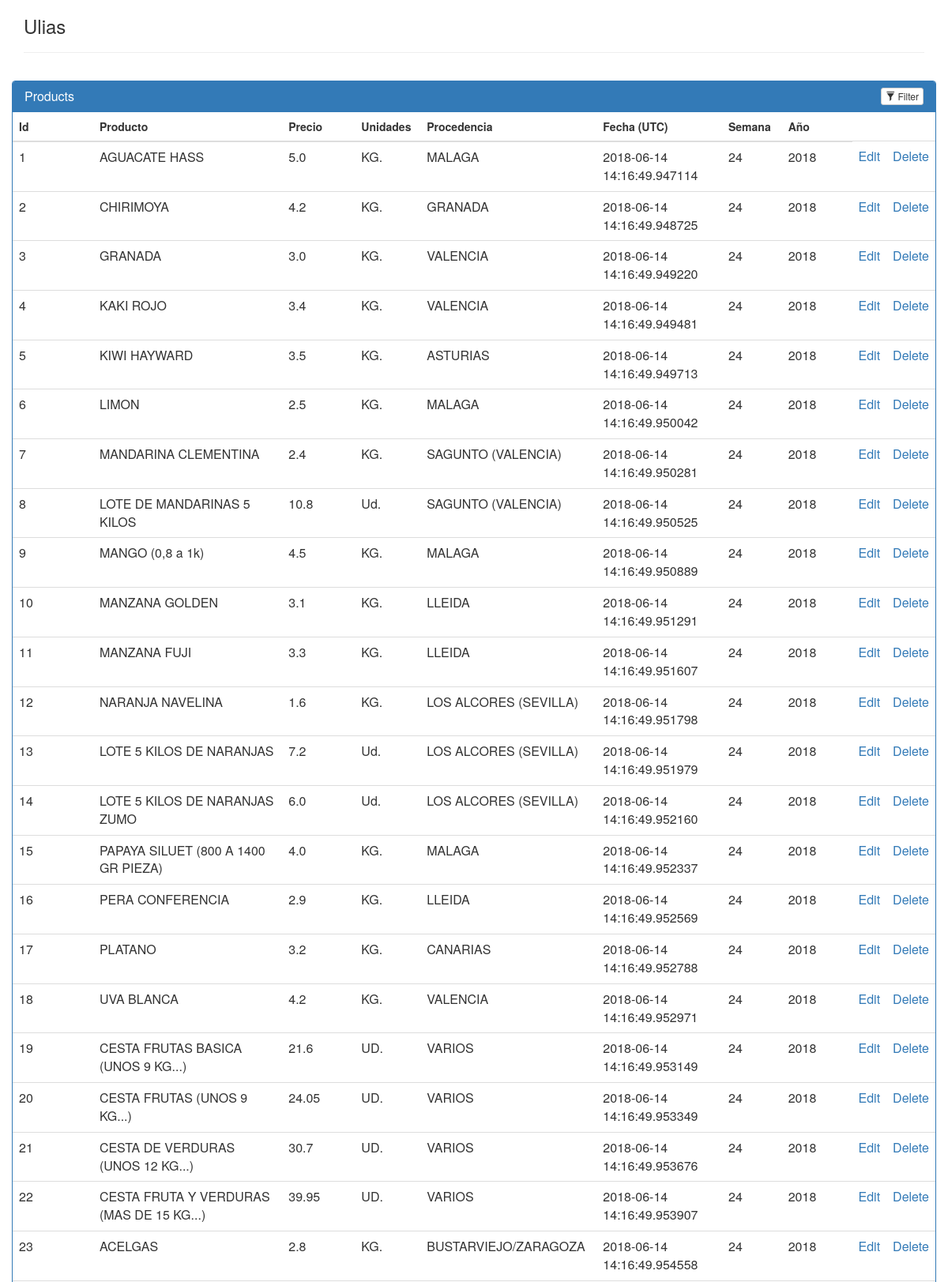
Page /agricultores/1/ (signed in, upper part) on the committed database.
### application/models.py (models this page shows, shortened)
class Agricultor(db.Model):
	__tablename__ = 'agricultor'
	name = db.Column(db.String(80), nullable = False)
	id = db.Column(db.Integer, primary_key = True)
	def __init__(self, name):
		self.name = name
	def __repr__(self):
		return '<Agricultor %r>' % self.name

class Productos(db.Model):
	__tablename__ = 'productos'
	product_id = db.Column(db.Integer, primary_key=True, autoincrement=True, nullable=False)
	units = db.Column(db.String(80))
	product_title = db.Column(db.String(80))
	location_origin = db.Column(db.String(80))
	unit_price = db.Column(db.Float(8))
	amount = db.Column(db.Float(8))
	current_price = db.Column(db.Float(8))
	created_date = db.Column(db.DateTime, default=datetime.datetime.utcnow)
	week = db.Column(db.Integer, default=date.today().isocalendar()[1])
	year = db.Column(db.Integer, default=date.today().year)
	agricultor_id = db.Column(db.Integer, db.ForeignKey('agricultor.id'))
	agricultor = db.relationship(Agricultor)

### application.py (the view)
@application.route('/agricultores/<int:agricultor_id>/', methods=['GET'])
@login_required(role="CUSTOMER")
def agricultorMenu(agricultor_id):
    db.session.commit()
    agricultor = db.session.query(Agricultor).filter_by(id=agricultor_id).one()
    items = db.session.query(Productos)
    return render_template('menu.html', agricultor=agricultor, items=items)

### application.py (called while the page is built)
def login_required(role="ANY"):
    def wrapper(fn):
        @wraps(fn)
        def decorated_view(*args, **kwargs):
            if not current_user.is_authenticated:
              return login_manager.unauthorized()
            elif (current_user.user_role == "ADMIN"):
                return fn(*args, **kwargs)
            elif ((current_user.user_role != role) and (role != "ANY")):
                return login_manager.unauthorized()
            else:
                return fn(*args, **kwargs)
        return decorated_view
    return wrapper

@login_manager.user_loader
def load_user(user_id):
    return User.query.get(int(user_id))

### application/templates/menu.html (shortened to what this page needs)
<html>
<head>
	<link rel=stylesheet type=text/css href="{{ url_for('static', filename='styles.css') }}">
	<link rel=stylesheet type=text/css href="https://netdna.bootstrapcdn.com/bootstrap/3.1.0/css/bootstrap.min.css">
</head>
<body>
	<div class="container">
	    <h3>{{agricultor.name}}</h3>
	    <hr>
	    <div class="row">
	        <div class="panel panel-primary filterable">
	            <div class="panel-heading">
	                <h3 class="panel-title">Products</h3>
	                <div class="pull-right">
	                    <button class="btn btn-default btn-xs btn-filter"><span class="glyphicon glyphicon-filter"></span> Filter</button>
	                </div>
	            </div>
	            <table class="table">
	                <thead>
	                    <tr class="filters">
	                        <th><input type="text" class="form-control" placeholder="Id" disabled></th>
	                        <th><input type="text" class="form-control" placeholder="Producto" disabled></th>
	                        <th><input type="text" class="form-control" placeholder="Precio" disabled></th>
	                        <th><input type="text" class="form-control" placeholder="Unidades" disabled></th>
	                        <th><input type="text" class="form-control" placeholder="Procedencia" disabled></th>
	                        <th><input type="text" class="form-control" placeholder="Fecha (UTC)" disabled></th>
	                        <th><input type="text" class="form-control" placeholder="Semana" disabled></th>
	                        <th><input type="text" class="form-control" placeholder="Año" disabled></th>
	                    </tr>
	                </thead>
	                <tbody>
	                    {% for i in items %}
	                    <tr>
	                        <td>{{i.product_id}}</td>
	                        <td>{{i.product_title}}</td>
	                        <td>{{i.unit_price}}</td>
	                        <td>{{i.units}}</td>
	                        <td>{{i.location_origin}}</td>
	                        <td>{{i.created_date}}</td>
	                        <td>{{i.week}}</td>
	                        <td>{{i.year}}</td>
	                        <td><a href="{{url_for('editMenuItem',agricultor_id = agricultor.id, product_id=i.product_id)}}">Edit</a></td>
	                        <td><a href="{{url_for('deleteMenuItem', agricultor_id = agricultor.id, product_id=i.product_id)}}">Delete</a></td>
	                    </tr>
	                    {% endfor %}
	                </tbody>
	            </table>
	        </div>
	    </div>
	</div>
</body>
</html>

### application/static/styles.css (style rules this page uses)
.filterable { margin-top: 15px; }
.filterable .panel-heading .pull-right { margin-top: -20px; }
.filterable .filters input[disabled] { background-color: transparent; border: none; cursor: auto; box-shadow: none; padding: 0; height: auto; }

### rows in the picture
Agricultor: name "Ulias"
Productos: product_id "1", product_title "AGUACATE HASS", unit_price "5.0", units "KG.", location_origin "MALAGA", created_date "2018-06-14 14:16:49.947114", week "24", year "2018"
Productos: product_id "2", product_title "CHIRIMOYA", unit_price "4.2", units "KG.", location_origin "GRANADA", created_date "2018-06-14 14:16:49.948725", week "24", year "2018"
Productos: product_id "3", product_title "GRANADA", unit_price "3.0", units "KG.", location_origin "VALENCIA", created_date "2018-06-14 14:16:49.949220", week "24", year "2018"
Productos: product_id "4", product_title "KAKI ROJO", unit_price "3.4", units "KG.", location_origin "VALENCIA", created_date "2018-06-14 14:16:49.949481", week "24", year "2018"
Productos: product_id "5", product_title "KIWI HAYWARD", unit_price "3.5", units "KG.", location_origin "ASTURIAS", created_date "2018-06-14 14:16:49.949713", week "24", year "2018"
Productos: product_id "6", product_title "LIMON", unit_price "2.5", units "KG.", location_origin "MALAGA", created_date "2018-06-14 14:16:49.950042", week "24", year "2018"
Productos: product_id "7", product_title "MANDARINA CLEMENTINA", unit_price "2.4", units "KG.", location_origin "SAGUNTO (VALENCIA)", created_date "2018-06-14 14:16:49.950281", week "24", year "2018"
Productos: product_id "8", product_title "LOTE DE MANDARINAS 5 KILOS", unit_price "10.8", units "Ud.", location_origin "SAGUNTO (VALENCIA)", created_date "2018-06-14 14:16:49.950525", week "24", year "2018"
Productos: product_id "9", product_title "MANGO (0,8 a 1k)", unit_price "4.5", units "KG.", location_origin "MALAGA", created_date "2018-06-14 14:16:49.950889", week "24", year "2018"
Productos: product_id "10", product_title "MANZANA GOLDEN", unit_price "3.1", units "KG.", location_origin "LLEIDA", created_date "2018-06-14 14:16:49.951291", week "24", year "2018"
Productos: product_id "11", product_title "MANZANA FUJI", unit_price "3.3", units "KG.", location_origin "LLEIDA", created_date "2018-06-14 14:16:49.951607", week "24", year "2018"
Productos: product_id "12", product_title "NARANJA NAVELINA", unit_price "1.6", units "KG.", location_origin "LOS ALCORES (SEVILLA)", created_date "2018-06-14 14:16:49.951798", week "24", year "2018"
Productos: product_id "13", product_title "LOTE 5 KILOS DE NARANJAS", unit_price "7.2", units "Ud.", location_origin "LOS ALCORES (SEVILLA)", created_date "2018-06-14 14:16:49.951979", week "24", year "2018"
Productos: product_id "14", product_title "LOTE 5 KILOS DE NARANJAS ZUMO", unit_price "6.0", units "Ud.", location_origin "LOS ALCORES (SEVILLA)", created_date "2018-06-14 14:16:49.952160", week "24", year "2018"
Productos: product_id "15", product_title "PAPAYA SILUET (800 A 1400 GR PIEZA)", unit_price "4.0", units "KG.", location_origin "MALAGA", created_date "2018-06-14 14:16:49.952337", week "24", year "2018"
Productos: product_id "16", product_title "PERA CONFERENCIA", unit_price "2.9", units "KG.", location_origin "LLEIDA", created_date "2018-06-14 14:16:49.952569", week "24", year "2018"
Productos: product_id "17", product_title "PLATANO", unit_price "3.2", units "KG.", location_origin "CANARIAS", created_date "2018-06-14 14:16:49.952788", week "24", year "2018"
Productos: product_id "18", product_title "UVA BLANCA", unit_price "4.2", units "KG.", location_origin "VALENCIA", created_date "2018-06-14 14:16:49.952971", week "24", year "2018"
Productos: product_id "19", product_title "CESTA FRUTAS BASICA (UNOS 9 KG...)", unit_price "21.6", units "UD.", location_origin "VARIOS", created_date "2018-06-14 14:16:49.953149", week "24", year "2018"
Productos: product_id "20", product_title "CESTA FRUTAS (UNOS 9 KG...)", unit_price "24.05", units "UD.", location_origin "VARIOS", created_date "2018-06-14 14:16:49.953349", week "24", year "2018"
Productos: product_id "21", product_title "CESTA DE VERDURAS (UNOS 12 KG...)", unit_price "30.7", units "UD.", location_origin "VARIOS", created_date "2018-06-14 14:16:49.953676", week "24", year "2018"
Productos: product_id "22", product_title "CESTA FRUTA Y VERDURAS (MAS DE 15 KG...)", unit_price "39.95", units "UD.", location_origin "VARIOS", created_date "2018-06-14 14:16:49.953907", week "24", year "2018"
Productos: product_id "23", product_title "ACELGAS", unit_price "2.8", units "KG.", location_origin "BUSTARVIEJO/ZARAGOZA", created_date "2018-06-14 14:16:49.954558", week "24", year "2018"
